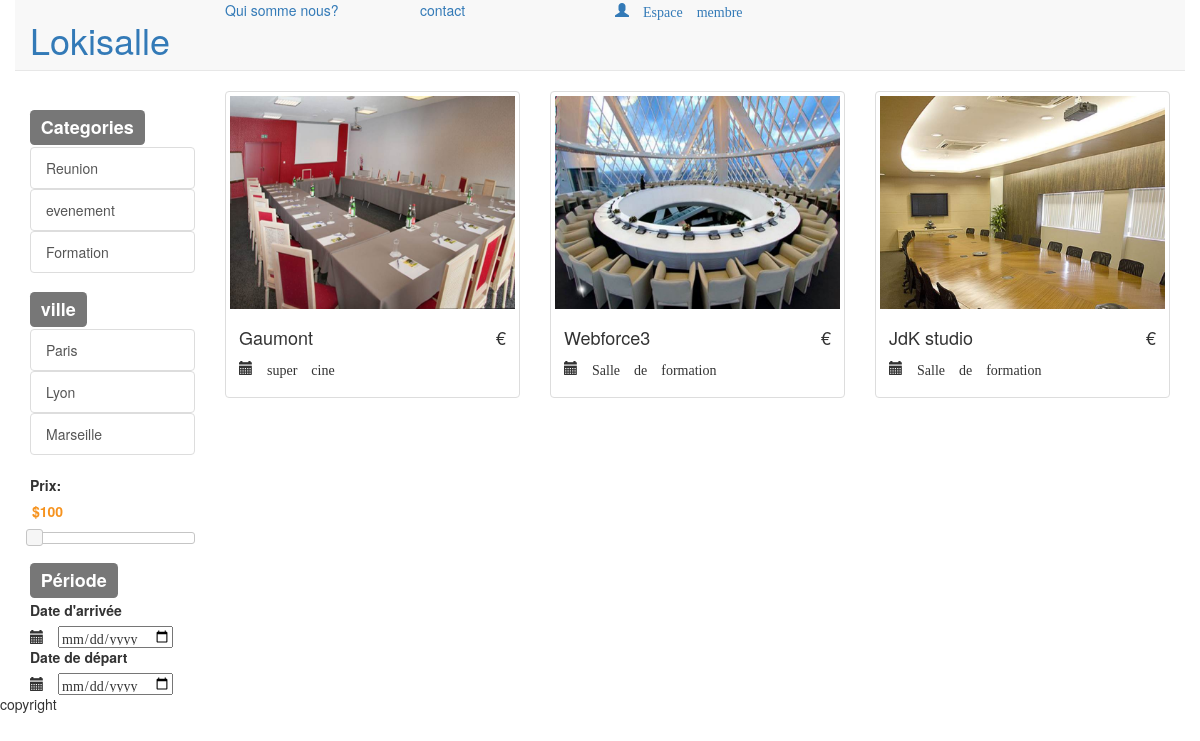
Before: / with the older database file.
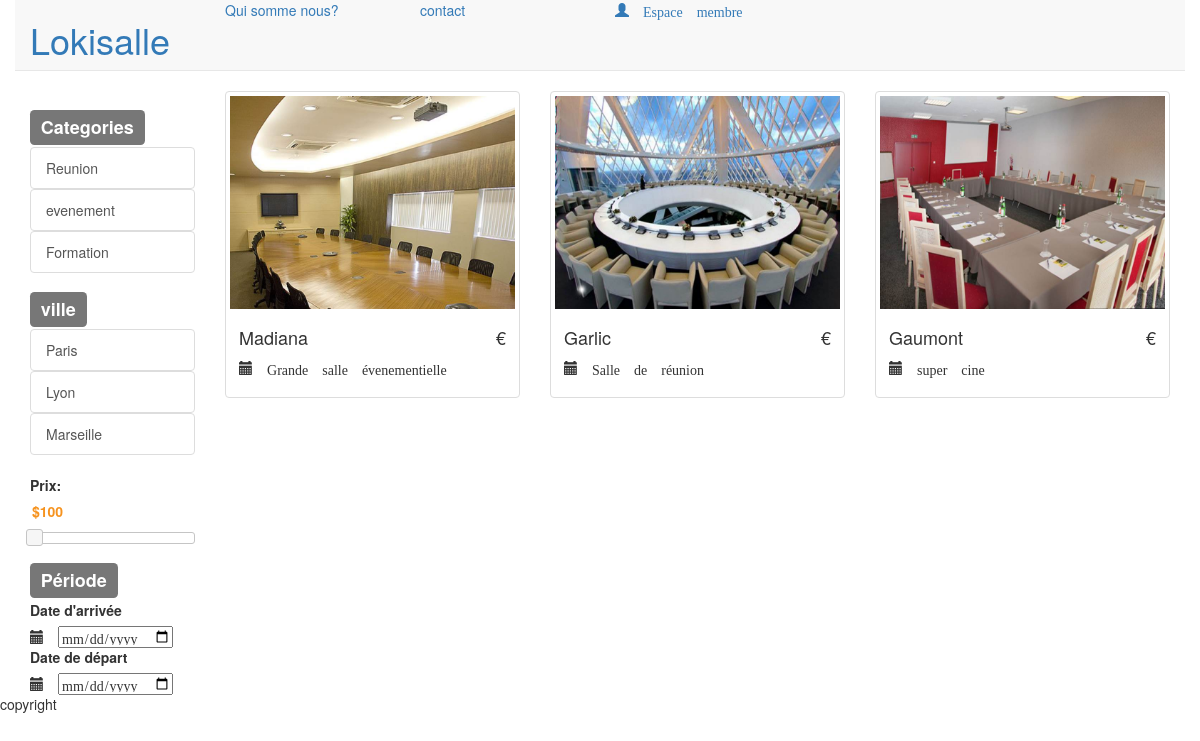
After: the same page with the newer database file.
### tables this page shows
CREATE TABLE `salle` (
  `id_salle` int(11) NOT NULL,
  `titre` varchar(200) NOT NULL,
  `description` text NOT NULL,
  `photo` varchar(200) NOT NULL,
  `pays` varchar(20) NOT NULL,
  `ville` varchar(20) NOT NULL,
  `adresse` varchar(50) NOT NULL,
  `cp` int(5) NOT NULL,
  `capacite` int(3) NOT NULL,
  `categorie` enum('reunion','evenement','formation') NOT NULL
);

### inc/function.inc.php (called while the page is built, shortened)
<?php
function getSalle($ville = null, $categorie =null, $id=null){
	global $connexion;
	if($ville)
	{
		$sql = "SELECT * FROM salle WHERE ville = '$ville'";
	} else if($categorie){
		$sql = "SELECT * FROM salle WHERE categorie = '$categorie'";
	} else if($id){
		$sql = "SELECT * FROM salle, produit WHERE produit.id_salle = salle.id_salle AND salle.id_salle = '$id'";
	}else {
		$sql= 'SELECT * FROM `salle`';
	}
	$req= $connexion->prepare($sql);
 	$req->execute();
 	$result =$req->fetchAll();
 	return $result;
}
 ?>

### inc/accueil.inc.php (the view)
<?php
if(isset($_GET['ville']))
{
    $salles = getSalle($_GET['ville']);
}
 else if(isset($_GET['categorie'])){
    $salles = getSalle(null,$_GET['categorie']);
}else{
     $salles= getSalle();
}
?>
<section>
	<div class="container">
		<div class="row">
			<div class="col-md-2">
				<h3>
					<label class="label label-default">Categories</label>
				</h3>
				<div class="list-group">
  					<a href="?categorie=reunion">
  						<button type="button" class="list-group-item">Reunion</button>
  					</a>
  					<a href="?categorie=evenement">
  						<button type="button" class="list-group-item">evenement</button>
  					</a>
  					<a href="?categorie=formation">
  						<button type="button" class="list-group-item">Formation</button>
  					</a>
  				</div>
  				<h3>
  					<label class="label label-default">ville</label>
  				</h3>
				<div class="list-group">
  					<a href="?ville=paris">
  						<button type="button" class="list-group-item">Paris</button>
  					</a>
  					<a href="?ville=lyon">
  						<button type="button" class="list-group-item">Lyon</button>
  					</a>
  					<a href="?ville=marseille">
  						<button type="button" class="list-group-item">Marseille</button>
  					</a>
  				</div>
  				<p>
  					<label for="amount">Prix:</label>
  					<input type="text" id="amount" readonly style="border:0; color:#f6931f; font-weight:bold;">
				</p>
				<div id="slider"></div>
  				<h3>
  					<label class="label label-default">Période</label>
  				</h3>
  				<label>Date d'arrivée</label>
  				<span class="glyphicon glyphicon-calendar" aria-hidden="true">
  					<input type="date" name="">
  				</span>
  				<label>Date de départ</label>
  				<span class="glyphicon glyphicon-calendar" aria-hidden="true">
  					<input type="date" name="">
  				</span>
			</div>
			<div class="col-md-10">
				<div class="row">
				<?php foreach ($salles as $salle){ ?>
					<div class="col-sm-4 col-lg-4 col-md-4">
                    	<div class="thumbnail">
                      	  		 <a href="index.php?page=product&id=<?php echo $salle['id_salle']; ?>">
                       	   			<img class="img-responsive" src="<?php echo $salle['photo']; ?>"" alt="">
                      		  	<div class="caption">
                      		  		<h4 class="pull-right"> €</h4>
                      			  	<h4><?php echo $salle['titre']; ?></h4>
                      				<p class="glyphicon glyphicon-calendar" aria-hidden="true"> <?php echo $salle['description']; ?></p>
                 		         </div></a>
                 		 </div>
                 	</div>
                 	<?php } ?>
				</div>
			</div>
		</div>
	</div>
</section>

### inc/header.inc.php (shortened to what this page needs)
<!DOCTYPE html>
<html lang="fr">
<head>
	<link rel="stylesheet" href="https://maxcdn.bootstrapcdn.com/bootstrap/3.3.7/css/bootstrap.min.css">
	<link rel="stylesheet" type="text/css" href="asset/css/style.css">
</head>
<body>
<header>
	<div class="container">
		<div class="row">
			<nav class="navbar navbar-default navbar-static-top"">
				<div class="col-md-2">
					<a href="index.php"><h1>Lokisalle</h1></a>
				</div>
				<div class="col-md-2">
					<a href="index.php?page=presentation">Qui somme nous?</a>
				</div>
				<div class="col-md-2">
					<a href="index.php?page=contact">contact</a>
				</div>
				<div class="col-md-6">
					<a href="index.php?page=" class="glyphicon  glyphicon-user" aria-hidden="true"> Espace membre</a>
				</div>
			</nav>
		</div>
	</div>
</header>

### index.php (shortened to what this page needs)
<?php
include(  'inc/header.inc.php');
?>
<main>
	<?php
		if (!empty($_GET['page'])) {
			if (file_exists('inc/' . $_GET['page'] . '.inc.php')) {
				include('inc/' . $_GET['page'] . '.inc.php');
			} else {
				include('inc/404.inc.php');
			}
		} else {
			include('inc/accueil.inc.php');
		}
	?>
</main>
<?php include( 'inc/footer.inc.php'); ?>

### inc/footer.inc.php (shortened to what this page needs)
<footer>
	<span>copyright</span>
</footer>
</body>
<link rel="stylesheet" href="//code.jquery.com/ui/1.12.1/themes/base/jquery-ui.css">
</html>

Changed rows visible on the page:
removed salle: photo (picture), titre "Webforce3", description "Salle de formation"
removed salle: photo (picture), titre "JdK studio", description "Salle de formation"
added salle: photo (picture), titre "Madiana", description "Grande salle évenementielle"
added salle: photo (picture), titre "Garlic", description "Salle de réunion"
